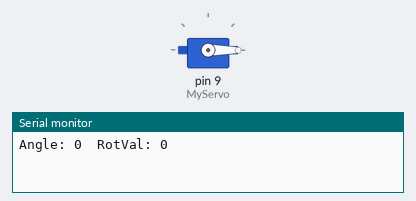
Bench run of a sketch on a simulated Arduino Uno, built with avr-gcc and run on an emulated ATmega328P. Shown: servo, the last lines printed to the serial monitor.

Above: at 0.1 s.
At 19.6 s:
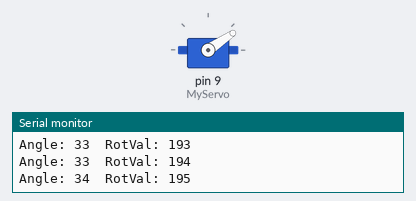
At 29.4 s:
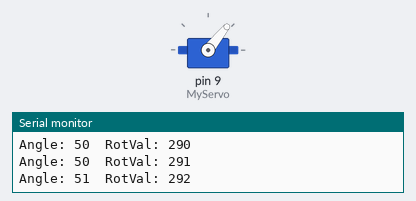
At 39.2 s:
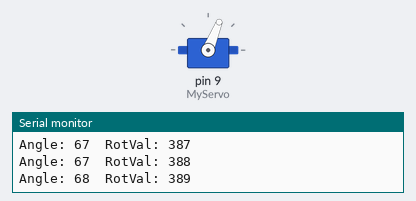
Timing chart, 0 to 40.0 s (numbered marks = the images above):
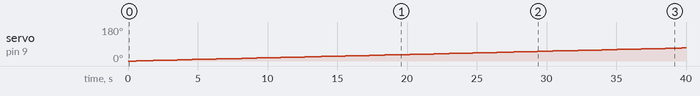

The sketch:

Project05.ino
```cpp
// Importing the Library
#include <Servo.h>
Servo MyServo;

// Declare Variables
int const POT_PIN = A0;
int RotVal;
int Angle;

void setup()
{
 MyServo.attach(9);
 Serial.begin(9600);
 RotVal = 0;
}

void loop()
{
 for (int RotVal = 0; RotVal <= 1023; RotVal++)
  {
    Angle = map (RotVal, 0, 1023, 0, 179);
    Serial.print("Angle: ");
    Serial.print(Angle);
    Serial.print("  RotVal: ");
    Serial.println(RotVal);
    MyServo.write(Angle);
    delay(100);
  }
 if (RotVal == 1023)
  {
   RotVal = 0;
  }
}
```

Measured:
- by itself, servo on pin 9 (MyServo): moves from 0° to 69° over 39.1 s
